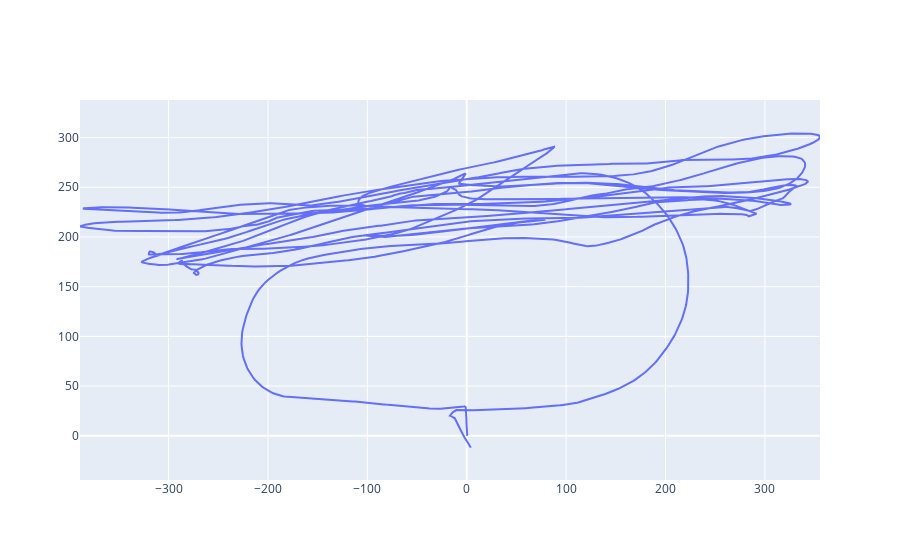

The notebook cell saved with this chart:
### Code cell
fig = go.Figure()
fig.add_trace(go.Scatter(x=sec.pos.x, y=sec.pos.y))
fig.update_yaxes(
    scaleanchor = "x",
    scaleratio = 1,
  )
fig

### Figure 1 — Plotly figure (JSON) as saved in the notebook; plotly's stock layout.template omitted (floating-point values rounded to 4 significant figures; data arrays with more than 128 entries replaced by an {"elided": "..."} marker saying what was removed)
{"data": [{"type": "scatter", "x": {"elided": "6813 float values"}, "y": {"elided": "6813 float values"}}], "layout": {"yaxis": {"scaleanchor": "x", "scaleratio": 1}}}
